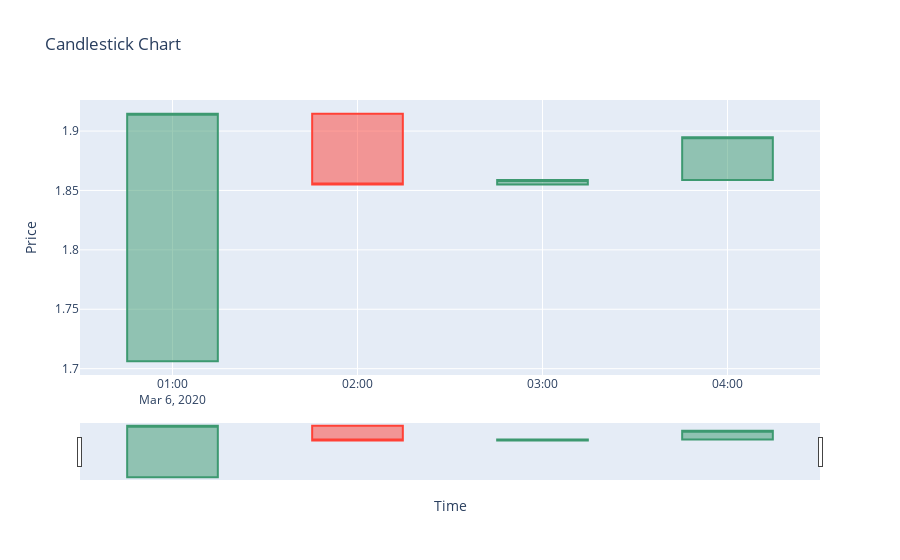

The notebook cell saved with this chart:
### Code cell
import plotly.graph_objects as go

# Sample data
timestamps = ['2020-03-06 00:00:00', '2020-03-06 01:00:00', '2020-03-06 02:00:00', '2020-03-06 03:00:00', '2020-03-06 04:00:00']
wind = [4.21939393939394, 4.273333333333333, 4.338181818181818, 4.289090909090909, 4.296341463414635]
temp = [-1.4396039603960396, -1.5831683168316832, -1.7465346534653463, -1.900990099009901, -2.0502487562189056]
price = [1.7062400000000002, 1.91456, 1.85504, 1.85876, 1.89472]

# Calculate Open, High, and Low prices
open_price = price[:-1]  # Open price is the 'Price' value of the previous timestamp
high_price = [max(p1, p2) for p1, p2 in zip(price[:-1], price[1:])]
low_price = [min(p1, p2) for p1, p2 in zip(price[:-1], price[1:])]

# Create candlestick chart
fig = go.Figure(data=go.Candlestick(x=timestamps[1:],  # Exclude the first timestamp
                                    open=open_price,
                                    high=high_price,
                                    low=low_price,
                                    close=price[1:]))  # Exclude the first 'Price' value

# Customize layout
fig.update_layout(title='Candlestick Chart',
                  xaxis_title='Time',
                  yaxis_title='Price')

# Show the chart
fig.show()

### Figure 1 — Plotly figure (JSON) as saved in the notebook; plotly's stock layout.template omitted (floating-point values rounded to 4 significant figures)
{"data": [{"close": [1.915, 1.855, 1.859, 1.895], "high": [1.915, 1.915, 1.859, 1.895], "low": [1.706, 1.855, 1.855, 1.859], "open": [1.706, 1.915, 1.855, 1.859], "type": "candlestick", "x": ["2020-03-06 01:00:00", "2020-03-06 02:00:00", "2020-03-06 03:00:00", "2020-03-06 04:00:00"]}], "layout": {"title": {"text": "Candlestick Chart"}, "xaxis": {"title": {"text": "Time"}}, "yaxis": {"title": {"text": "Price"}}}}
